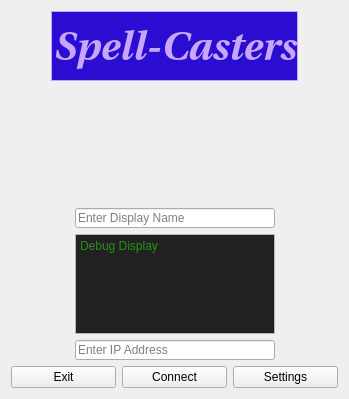
     <widget class="QWidget" name="page">
      <layout class="QVBoxLayout" name="verticalLayout_4">
       <item>
        <layout class="QHBoxLayout" name="horizontalLayout_3">
         <item>
          <spacer name="horizontalSpacer_3">
           <property name="orientation">
            <enum>Qt::Horizontal</enum>
           </property>
           <property name="sizeHint" stdset="0">
            <size>
             <width>40</width>
             <height>20</height>
            </size>
           </property>
          </spacer>
         </item>
         <item>
          <widget class="QLabel" name="label">
           <property name="minimumSize">
            <size>
             <width>200</width>
             <height>70</height>
            </size>
           </property>
           <property name="maximumSize">
            <size>
             <width>400</width>
             <height>2000</height>
            </size>
           </property>
           <property name="palette">
            <palette>
             <active>
              <colorrole role="WindowText">
               <brush brushstyle="SolidPattern">
                <color alpha="255">
                 <red>199</red>
                 <green>166</green>
                 <blue>255</blue>
                </color>
               </brush>
              </colorrole>
              <colorrole role="Light">
               <brush brushstyle="SolidPattern">
                <color alpha="255">
                 <red>255</red>
                 <green>0</green>
                 <blue>38</blue>
                </color>
               </brush>
              </colorrole>
              <colorrole role="Dark">
               <brush brushstyle="SolidPattern">
                <color alpha="255">
                 <red>255</red>
                 <green>183</green>
                 <blue>254</blue>
                </color>
               </brush>
              </colorrole>
              <colorrole role="Text">
               <brush brushstyle="SolidPattern">
                <color alpha="255">
                 <red>195</red>
                 <green>152</green>
                 <blue>255</blue>
                </color>
               </brush>
              </colorrole>
              <colorrole role="ButtonText">
               <brush brushstyle="SolidPattern">
                <color alpha="255">
                 <red>161</red>
                 <green>144</green>
                 <blue>227</blue>
                </color>
               </brush>
              </colorrole>
              <colorrole role="Base">
               <brush brushstyle="SolidPattern">
                <color alpha="255">
                 <red>255</red>
                 <green>62</green>
                 <blue>194</blue>
                </color>
               </brush>
              </colorrole>
              <colorrole role="Window">
               <brush brushstyle="SolidPattern">
                <color alpha="255">
                 <red>43</red>
                 <green>13</green>
                 <blue>209</blue>
                </color>
               </brush>
              </colorrole>
              <colorrole role="PlaceholderText">
               <brush brushstyle="SolidPattern">
                <color alpha="128">
                 <red>195</red>
                 <green>152</green>
                 <blue>255</blue>
                </color>
               </brush>
              </colorrole>
             </active>
             <inactive>
              <colorrole role="WindowText">
               <brush brushstyle="SolidPattern">
                <color alpha="255">
                 <red>199</red>
                 <green>166</green>
                 <blue>255</blue>
                </color>
               </brush>
              </colorrole>
              <colorrole role="Light">
               <brush brushstyle="SolidPattern">
                <color alpha="255">
                 <red>255</red>
                 <green>0</green>
                 <blue>38</blue>
                </color>
               </brush>
              </colorrole>
              <colorrole role="Dark">
               <brush brushstyle="SolidPattern">
                <color alpha="255">
                 <red>255</red>
                 <green>183</green>
                 <blue>254</blue>
                </color>
               </brush>
              </colorrole>
              <colorrole role="Text">
               <brush brushstyle="SolidPattern">
                <color alpha="255">
                 <red>195</red>
                 <green>152</green>
                 <blue>255</blue>
                </color>
               </brush>
              </colorrole>
              <colorrole role="ButtonText">
               <brush brushstyle="SolidPattern">
                <color alpha="255">
                 <red>161</red>
                 <green>144</green>
                 <blue>227</blue>
                </color>
               </brush>
              </colorrole>
              <colorrole role="Base">
               <brush brushstyle="SolidPattern">
                <color alpha="255">
                 <red>255</red>
                 <green>62</green>
                 <blue>194</blue>
                </color>
               </brush>
              </colorrole>
              <colorrole role="Window">
               <brush brushstyle="SolidPattern">
                <color alpha="255">
                 <red>43</red>
                 <green>13</green>
                 <blue>209</blue>
                </color>
               </brush>
              </colorrole>
              <colorrole role="PlaceholderText">
               <brush brushstyle="SolidPattern">
                <color alpha="128">
                 <red>195</red>
                 <green>152</green>
                 <blue>255</blue>
                </color>
               </brush>
              </colorrole>
             </inactive>
             <disabled>
              <colorrole role="WindowText">
               <brush brushstyle="SolidPattern">
                <color alpha="255">
                 <red>255</red>
                 <green>183</green>
                 <blue>254</blue>
                </color>
               </brush>
              </colorrole>
              <colorrole role="Light">
               <brush brushstyle="SolidPattern">
                <color alpha="255">
                 <red>255</red>
                 <green>0</green>
                 <blue>38</blue>
                </color>
               </brush>
              </colorrole>
              <colorrole role="Dark">
               <brush brushstyle="SolidPattern">
                <color alpha="255">
                 <red>255</red>
                 <green>183</green>
                 <blue>254</blue>
                </color>
               </brush>
              </colorrole>
              <colorrole role="Text">
               <brush brushstyle="SolidPattern">
                <color alpha="255">
                 <red>255</red>
                 <green>183</green>
                 <blue>254</blue>
                </color>
               </brush>
              </colorrole>
              <colorrole role="ButtonText">
               <brush brushstyle="SolidPattern">
                <color alpha="255">
                 <red>255</red>
                 <green>183</green>
                 <blue>254</blue>
                </color>
               </brush>
              </colorrole>
              <colorrole role="Base">
               <brush brushstyle="SolidPattern">
                <color alpha="255">
                 <red>43</red>
                 <green>13</green>
                 <blue>209</blue>
                </color>
               </brush>
              </colorrole>
              <colorrole role="Window">
               <brush brushstyle="SolidPattern">
                <color alpha="255">
                 <red>43</red>
                 <green>13</green>
                 <blue>209</blue>
                </color>
               </brush>
              </colorrole>
              <colorrole role="PlaceholderText">
               <brush brushstyle="SolidPattern">
                <color alpha="128">
                 <red>0</red>
                 <green>0</green>
                 <blue>0</blue>
                </color>
               </brush>
              </colorrole>
             </disabled>
            </palette>
           </property>
           <property name="font">
            <font>
             <family>Utopia</family>
             <pointsize>30</pointsize>
             <italic>true</italic>
             <bold>true</bold>
             <underline>false</underline>
             <strikeout>false</strikeout>
             <stylestrategy>PreferDefault</stylestrategy>
             <kerning>true</kerning>
            </font>
           </property>
           <property name="mouseTracking">
            <bool>false</bool>
           </property>
           <property name="layoutDirection">
            <enum>Qt::LeftToRight</enum>
           </property>
           <property name="autoFillBackground">
            <bool>true</bool>
           </property>
           <property name="frameShape">
            <enum>QFrame::Box</enum>
           </property>
           <property name="frameShadow">
            <enum>QFrame::Plain</enum>
           </property>
           <property name="lineWidth">
            <number>1</number>
           </property>
           <property name="midLineWidth">
            <number>0</number>
           </property>
           <property name="text">
            <string>Spell-Casters</string>
           </property>
           <property name="alignment">
            <set>Qt::AlignCenter</set>
           </property>
          </widget>
         </item>
         <item>
          <spacer name="horizontalSpacer_4">
           <property name="orientation">
            <enum>Qt::Horizontal</enum>
           </property>
           <property name="sizeHint" stdset="0">
            <size>
             <width>40</width>
             <height>20</height>
            </size>
           </property>
          </spacer>
         </item>
        </layout>
       </item>
       <item>
        <spacer name="verticalSpacer">
         <property name="orientation">
          <enum>Qt::Vertical</enum>
         </property>
         <property name="sizeHint" stdset="0">
          <size>
           <width>20</width>
           <height>121</height>
          </size>
         </property>
        </spacer>
       </item>
       <item>
        <layout class="QVBoxLayout" name="verticalLayout_2">
         <item>
          <layout class="QHBoxLayout" name="horizontalLayout_2">
           <item>
            <spacer name="horizontalSpacer">
             <property name="orientation">
              <enum>Qt::Horizontal</enum>
             </property>
             <property name="sizeHint" stdset="0">
              <size>
               <width>40</width>
               <height>20</height>
              </size>
             </property>
            </spacer>
           </item>
           <item>
            <layout class="QVBoxLayout" name="verticalLayout">
             <item>
              <widget class="QLineEdit" name="nameEdit">
               <property name="maximumSize">
                <size>
                 <width>200</width>
                 <height>20</height>
                </size>
               </property>
               <property name="placeholderText">
                <string>Enter Display Name</string>
               </property>
              </widget>
             </item>
             <item>
              <widget class="QTextBrowser" name="debugBrowser">
               <property name="maximumSize">
                <size>
                 <width>200</width>
                 <height>100</height>
                </size>
               </property>
               <property name="palette">
                <palette>
                 <active>
                  <colorrole role="WindowText">
                   <brush brushstyle="SolidPattern">
                    <color alpha="255">
                     <red>29</red>
                     <green>235</green>
                     <blue>14</blue>
                    </color>
                   </brush>
                  </colorrole>
                  <colorrole role="Text">
                   <brush brushstyle="SolidPattern">
                    <color alpha="255">
                     <red>28</red>
                     <green>255</green>
                     <blue>43</blue>
                    </color>
                   </brush>
                  </colorrole>
                  <colorrole role="Base">
                   <brush brushstyle="SolidPattern">
                    <color alpha="255">
                     <red>33</red>
                     <green>33</green>
                     <blue>33</blue>
                    </color>
                   </brush>
                  </colorrole>
                  <colorrole role="PlaceholderText">
                   <brush brushstyle="SolidPattern">
                    <color alpha="128">
                     <red>43</red>
                     <green>255</green>
                     <blue>11</blue>
                    </color>
                   </brush>
                  </colorrole>
                 </active>
                 <inactive>
                  <colorrole role="WindowText">
                   <brush brushstyle="SolidPattern">
                    <color alpha="255">
                     <red>29</red>
                     <green>235</green>
                     <blue>14</blue>
                    </color>
                   </brush>
                  </colorrole>
                  <colorrole role="Text">
                   <brush brushstyle="SolidPattern">
                    <color alpha="255">
                     <red>28</red>
                     <green>255</green>
                     <blue>43</blue>
                    </color>
                   </brush>
                  </colorrole>
                  <colorrole role="Base">
                   <brush brushstyle="SolidPattern">
                    <color alpha="255">
                     <red>33</red>
                     <green>33</green>
                     <blue>33</blue>
                    </color>
                   </brush>
                  </colorrole>
                  <colorrole role="PlaceholderText">
                   <brush brushstyle="SolidPattern">
                    <color alpha="128">
                     <red>43</red>
                     <green>255</green>
                     <blue>11</blue>
                    </color>
                   </brush>
                  </colorrole>
                 </inactive>
                 <disabled>
                  <colorrole role="WindowText">
                   <brush brushstyle="SolidPattern">
                    <color alpha="255">
                     <red>190</red>
                     <green>190</green>
                     <blue>190</blue>
                    </color>
                   </brush>
                  </colorrole>
                  <colorrole role="Text">
                   <brush brushstyle="SolidPattern">
                    <color alpha="255">
                     <red>190</red>
                     <green>190</green>
                     <blue>190</blue>
                    </color>
                   </brush>
                  </colorrole>
                  <colorrole role="Base">
                   <brush brushstyle="SolidPattern">
                    <color alpha="255">
                     <red>9</red>
                     <green>13</green>
                     <blue>85</blue>
                    </color>
                   </brush>
                  </colorrole>
                  <colorrole role="PlaceholderText">
                   <brush brushstyle="SolidPattern">
                    <color alpha="128">
                     <red>43</red>
                     <green>255</green>
                     <blue>11</blue>
                    </color>
                   </brush>
                  </colorrole>
                 </disabled>
                </palette>
               </property>
               <property name="placeholderText">
                <string>Debug Display</string>
               </property>
              </widget>
             </item>
             <item>
              <widget class="QLineEdit" name="ipEnter">
               <property name="maximumSize">
                <size>
                 <width>200</width>
                 <height>20</height>
                </size>
               </property>
               <property name="placeholderText">
                <string>Enter IP Address</string>
               </property>
              </widget>
             </item>
            </layout>
           </item>
           <item>
            <spacer name="horizontalSpacer_2">
             <property name="orientation">
              <enum>Qt::Horizontal</enum>
             </property>
             <property name="sizeHint" stdset="0">
              <size>
               <width>40</width>
               <height>20</height>
              </size>
             </property>
            </spacer>
           </item>
          </layout>
         </item>
         <item>
          <layout class="QHBoxLayout" name="horizontalLayout">
           <item>
            <widget class="QPushButton" name="exitButton">
             <property name="cursor">
              <cursorShape>PointingHandCursor</cursorShape>
             </property>
             <property name="text">
              <string>Exit</string>
             </property>
            </widget>
           </item>
           <item>
            <widget class="QPushButton" name="connectButton">
             <property name="cursor">
              <cursorShape>PointingHandCursor</cursorShape>
             </property>
             <property name="text">
              <string>Connect</string>
             </property>
            </widget>
           </item>
           <item>
            <widget class="QPushButton" name="settingsButton">
             <property name="cursor">
              <cursorShape>PointingHandCursor</cursorShape>
             </property>
             <property name="text">
              <string>Settings</string>
             </property>
            </widget>
           </item>
          </layout>
         </item>
        </layout>
       </item>
      </layout>
     </widget>
